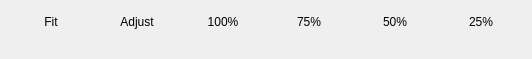
<?xml version="1.0" encoding="UTF-8"?>
<ui version="4.0">
 <class>wdgImageViewPopup</class>
 <widget class="QWidget" name="wdgImageViewPopup">
  <property name="geometry">
   <rect>
    <x>0</x>
    <y>0</y>
    <width>340</width>
    <height>59</height>
   </rect>
  </property>
  <layout class="QVBoxLayout" name="verticalLayout">
   <item>
    <layout class="QHBoxLayout" name="horizontalLayout_2">
     <item>
      <widget class="QPushButton" name="bnZoomFit">
       <property name="text">
        <string>Fit</string>
       </property>
       <property name="checkable">
        <bool>false</bool>
       </property>
       <property name="autoDefault">
        <bool>false</bool>
       </property>
       <property name="flat">
        <bool>true</bool>
       </property>
      </widget>
     </item>
     <item>
      <widget class="QPushButton" name="bnZoomAdjust">
       <property name="text">
        <string comment="Zoom mode to fit by only one dimension - width or height">Adjust</string>
       </property>
       <property name="checkable">
        <bool>false</bool>
       </property>
       <property name="flat">
        <bool>true</bool>
       </property>
      </widget>
     </item>
     <item>
      <widget class="QPushButton" name="bnZoom100">
       <property name="text">
        <string>100%</string>
       </property>
       <property name="checkable">
        <bool>false</bool>
       </property>
       <property name="flat">
        <bool>true</bool>
       </property>
      </widget>
     </item>
     <item>
      <widget class="QPushButton" name="bnZoom75">
       <property name="text">
        <string>75%</string>
       </property>
       <property name="checkable">
        <bool>false</bool>
       </property>
       <property name="flat">
        <bool>true</bool>
       </property>
      </widget>
     </item>
     <item>
      <widget class="QPushButton" name="bnZoom50">
       <property name="text">
        <string>50%</string>
       </property>
       <property name="checkable">
        <bool>false</bool>
       </property>
       <property name="flat">
        <bool>true</bool>
       </property>
      </widget>
     </item>
     <item>
      <widget class="QPushButton" name="bnZoom25">
       <property name="text">
        <string>25%</string>
       </property>
       <property name="checkable">
        <bool>false</bool>
       </property>
       <property name="flat">
        <bool>true</bool>
       </property>
      </widget>
     </item>
    </layout>
   </item>
   <item>
    <widget class="KisSliderSpinBox" name="zoomSlider" native="true"/>
   </item>
  </layout>
 </widget>
 <customwidgets>
  <customwidget>
   <class>KisSliderSpinBox</class>
   <extends>QWidget</extends>
   <header location="global">kis_slider_spin_box.h</header>
   <container>1</container>
  </customwidget>
 </customwidgets>
 <resources/>
 <connections/>
</ui>
